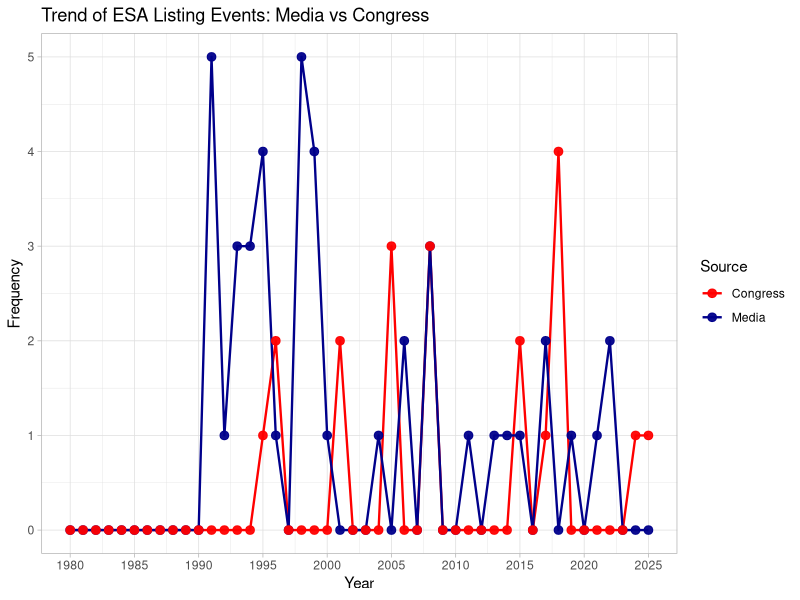
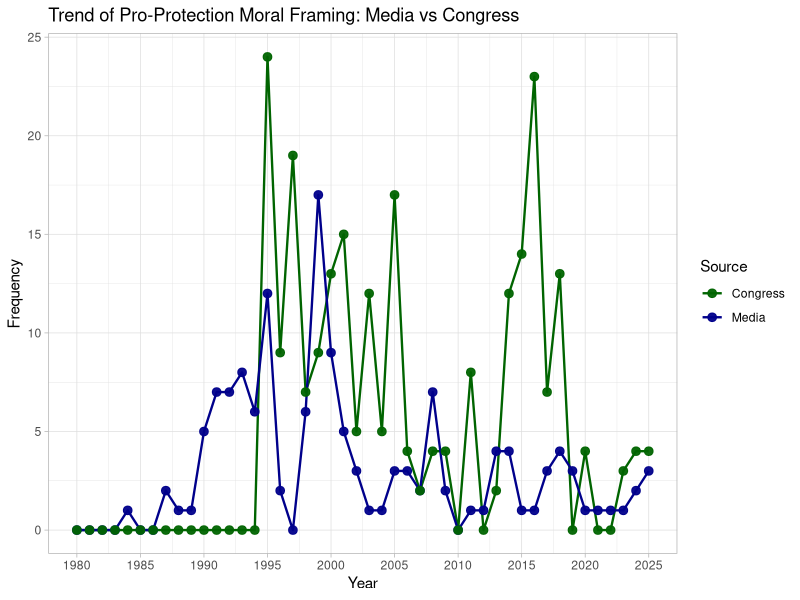
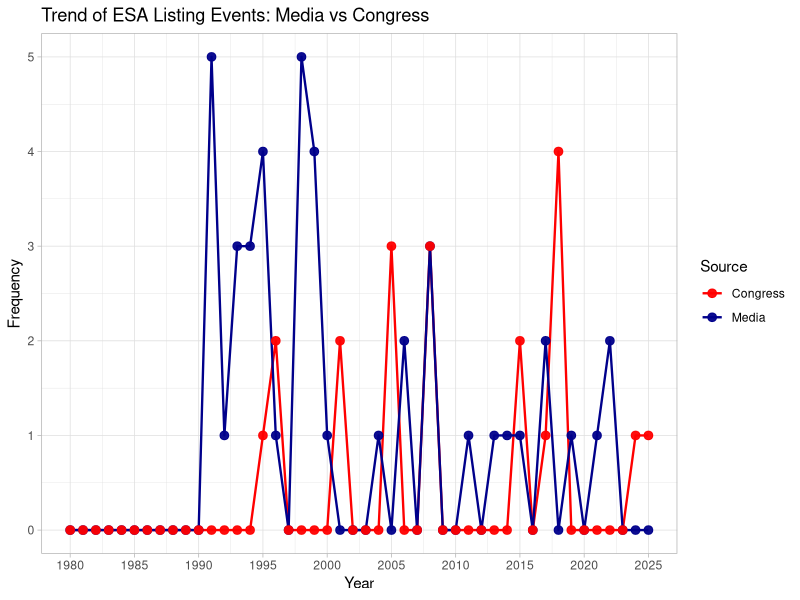
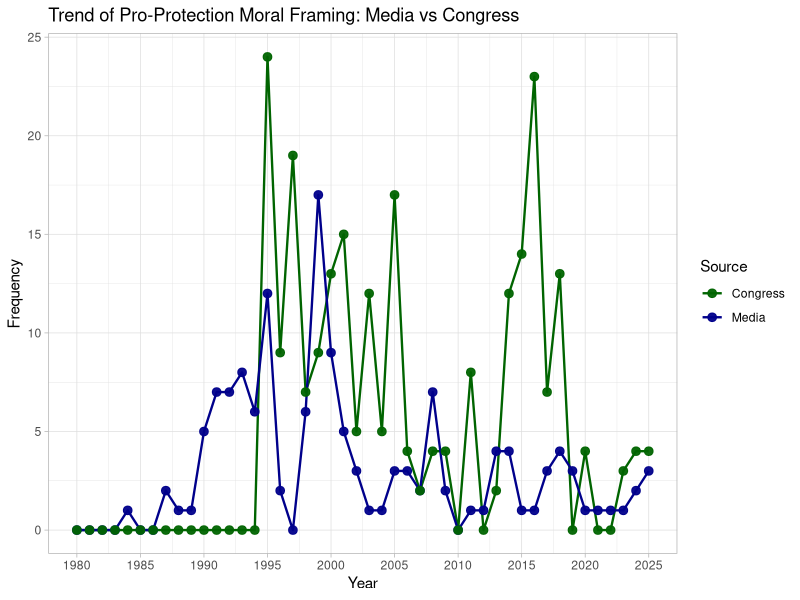

The R script that drew these images, in order:
# =============================================
# ESA LISTING TREND — MEDIA vs CONGRESS
# (using event_type column)
# =============================================

library(readr)
library(dplyr)
library(ggplot2)
library(stringr)

# Load datasets
media_df <- read_csv("narrative_coded_results_with_baselines_widlife_300.csv")
congress_df <- read_csv("congress_document_outputs.csv")

# Extract Year

# MEDIA
media_df <- media_df %>%
  mutate(
    Year = as.numeric(substr(Date, 1, 4))
  )

# CONGRESS (extract date from document_id)
congress_df <- congress_df %>%
  mutate(
    Date = str_extract(document_id, "\\d{4}-\\d{2}-\\d{2}"),
    Year = as.numeric(substr(Date, 1, 4))
  )

# Filter Listing events using event_type
media_listing <- media_df %>%
  filter(event_type == "Listing") %>%
  group_by(Year) %>%
  summarise(Document_Count = n(), .groups = "drop") %>%
  mutate(Source = "Media")

congress_listing <- congress_df %>%
  filter(event_type == "Listing") %>%
  group_by(Year) %>%
  summarise(Document_Count = n(), .groups = "drop") %>%
  mutate(Source = "Congress")

# Combine datasets
combined_df <- bind_rows(media_listing, congress_listing)

# Create full year sequence
year_range <- data.frame(Year = seq(1980, 2025))
sources <- unique(combined_df$Source)

full_df <- expand.grid(Year = year_range$Year, Source = sources) %>%
  left_join(combined_df, by = c("Year", "Source")) %>%
  mutate(Document_Count = ifelse(is.na(Document_Count), 0, Document_Count))

# Plot
plt <- ggplot(full_df,
              aes(x = Year, y = Document_Count,
                  color = Source, group = Source)) +
  geom_line(linewidth = 0.8) +
  geom_point(size = 2.6, alpha = 0.95) +
  scale_color_manual(values = c("Media" = "darkblue",
                                "Congress" = "red")) +
  scale_x_continuous(limits = c(1980, 2025),
                     breaks = seq(1980, 2025, by = 5)) +
  theme_light() +
  labs(
    title = "Trend of ESA Listing Events: Media vs Congress",
    x = "Year",
    y = "Frequency"
  )

plt

ggsave(
  filename = "ESA_Listing_Media_vs_Congress.png",
  plot = plt,
  width = 10,
  height = 6,
  dpi = 300
)


# =============================================
# ESA PRO-PROTECTION MORAL TREND — MEDIA vs CONGRESS
# (using moral_direction column)
# =============================================

library(readr)
library(dplyr)
library(ggplot2)
library(stringr)

# Load datasets
media_df <- read_csv("narrative_coded_results_with_baselines_widlife_300.csv")
congress_df <- read_csv("congress_document_outputs.csv")

# Extract Year

media_df <- media_df %>%
  mutate(
    Year = as.numeric(substr(Date, 1, 4))
  )

congress_df <- congress_df %>%
  mutate(
    Date = str_extract(document_id, "\\d{4}-\\d{2}-\\d{2}"),
    Year = as.numeric(substr(Date, 1, 4))
  )

# Filter Pro-protection morals
media_protection <- media_df %>%
  filter(moral_direction == "Pro-protection") %>%
  group_by(Year) %>%
  summarise(Document_Count = n(), .groups = "drop") %>%
  mutate(Source = "Media")

congress_protection <- congress_df %>%
  filter(moral_direction == "Pro-protection") %>%
  group_by(Year) %>%
  summarise(Document_Count = n(), .groups = "drop") %>%
  mutate(Source = "Congress")

# Combine datasets
combined_df <- bind_rows(media_protection, congress_protection)

# Create full year sequence
year_range <- data.frame(Year = seq(1980, 2025))
sources <- unique(combined_df$Source)

full_df <- expand.grid(Year = year_range$Year, Source = sources) %>%
  left_join(combined_df, by = c("Year", "Source")) %>%
  mutate(Document_Count = ifelse(is.na(Document_Count), 0, Document_Count))

# Plot
plt_protection <- ggplot(full_df,
                         aes(x = Year, y = Document_Count,
                             color = Source, group = Source)) +
  geom_line(linewidth = 0.8) +
  geom_point(size = 2.6, alpha = 0.95) +
  scale_color_manual(values = c("Media" = "darkblue",
                                "Congress" = "darkgreen")) +
  scale_x_continuous(limits = c(1980, 2025),
                     breaks = seq(1980, 2025, by = 5)) +
  theme_light() +
  labs(
    title = "Trend of Pro-Protection Moral Framing: Media vs Congress",
    x = "Year",
    y = "Frequency"
  )

plt_protection

ggsave(
  filename = "ESA_ProProtection_Media_vs_Congress.png",
  plot = plt_protection,
  width = 10,
  height = 6,
  dpi = 300
)
